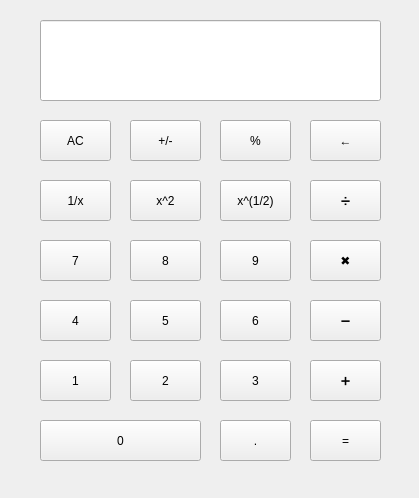
<?xml version="1.0" encoding="UTF-8"?>
<ui version="4.0">
 <class>Widget</class>
 <widget class="QWidget" name="Widget">
  <property name="geometry">
   <rect>
    <x>0</x>
    <y>0</y>
    <width>419</width>
    <height>498</height>
   </rect>
  </property>
  <property name="windowTitle">
   <string>Widget</string>
  </property>
  <widget class="QLineEdit" name="lineEdit">
   <property name="geometry">
    <rect>
     <x>40</x>
     <y>20</y>
     <width>341</width>
     <height>81</height>
    </rect>
   </property>
  </widget>
  <widget class="QPushButton" name="pushButton_clear">
   <property name="geometry">
    <rect>
     <x>40</x>
     <y>120</y>
     <width>71</width>
     <height>41</height>
    </rect>
   </property>
   <property name="text">
    <string>AC</string>
   </property>
  </widget>
  <widget class="QPushButton" name="pushButton_reve">
   <property name="geometry">
    <rect>
     <x>130</x>
     <y>120</y>
     <width>71</width>
     <height>41</height>
    </rect>
   </property>
   <property name="text">
    <string>+/-</string>
   </property>
  </widget>
  <widget class="QPushButton" name="pushButton_mod">
   <property name="geometry">
    <rect>
     <x>220</x>
     <y>120</y>
     <width>71</width>
     <height>41</height>
    </rect>
   </property>
   <property name="text">
    <string>%</string>
   </property>
  </widget>
  <widget class="QPushButton" name="pushButton_delete">
   <property name="geometry">
    <rect>
     <x>310</x>
     <y>120</y>
     <width>71</width>
     <height>41</height>
    </rect>
   </property>
   <property name="text">
    <string>←</string>
   </property>
  </widget>
  <widget class="QPushButton" name="pushButton_rociprocal">
   <property name="geometry">
    <rect>
     <x>40</x>
     <y>180</y>
     <width>71</width>
     <height>41</height>
    </rect>
   </property>
   <property name="text">
    <string>1/x</string>
   </property>
  </widget>
  <widget class="QPushButton" name="pushButton_square">
   <property name="geometry">
    <rect>
     <x>130</x>
     <y>180</y>
     <width>71</width>
     <height>41</height>
    </rect>
   </property>
   <property name="text">
    <string>x^2</string>
   </property>
  </widget>
  <widget class="QPushButton" name="pushButton_evolution">
   <property name="geometry">
    <rect>
     <x>220</x>
     <y>180</y>
     <width>71</width>
     <height>41</height>
    </rect>
   </property>
   <property name="text">
    <string>x^(1/2)</string>
   </property>
  </widget>
  <widget class="QPushButton" name="pushButton_7">
   <property name="geometry">
    <rect>
     <x>40</x>
     <y>240</y>
     <width>71</width>
     <height>41</height>
    </rect>
   </property>
   <property name="text">
    <string>7</string>
   </property>
  </widget>
  <widget class="QPushButton" name="pushButton_8">
   <property name="geometry">
    <rect>
     <x>130</x>
     <y>240</y>
     <width>71</width>
     <height>41</height>
    </rect>
   </property>
   <property name="text">
    <string>8</string>
   </property>
  </widget>
  <widget class="QPushButton" name="pushButton_9">
   <property name="geometry">
    <rect>
     <x>220</x>
     <y>240</y>
     <width>71</width>
     <height>41</height>
    </rect>
   </property>
   <property name="text">
    <string>9</string>
   </property>
  </widget>
  <widget class="QPushButton" name="pushButton_divi">
   <property name="geometry">
    <rect>
     <x>310</x>
     <y>180</y>
     <width>71</width>
     <height>41</height>
    </rect>
   </property>
   <property name="text">
    <string>➗</string>
   </property>
  </widget>
  <widget class="QPushButton" name="pushButton_4">
   <property name="geometry">
    <rect>
     <x>40</x>
     <y>300</y>
     <width>71</width>
     <height>41</height>
    </rect>
   </property>
   <property name="text">
    <string>4</string>
   </property>
  </widget>
  <widget class="QPushButton" name="pushButton_5">
   <property name="geometry">
    <rect>
     <x>130</x>
     <y>300</y>
     <width>71</width>
     <height>41</height>
    </rect>
   </property>
   <property name="text">
    <string>5</string>
   </property>
  </widget>
  <widget class="QPushButton" name="pushButton_6">
   <property name="geometry">
    <rect>
     <x>220</x>
     <y>300</y>
     <width>71</width>
     <height>41</height>
    </rect>
   </property>
   <property name="text">
    <string>6</string>
   </property>
  </widget>
  <widget class="QPushButton" name="pushButton_mult">
   <property name="geometry">
    <rect>
     <x>310</x>
     <y>240</y>
     <width>71</width>
     <height>41</height>
    </rect>
   </property>
   <property name="text">
    <string>✖</string>
   </property>
  </widget>
  <widget class="QPushButton" name="pushButton_1">
   <property name="geometry">
    <rect>
     <x>40</x>
     <y>360</y>
     <width>71</width>
     <height>41</height>
    </rect>
   </property>
   <property name="text">
    <string>1</string>
   </property>
  </widget>
  <widget class="QPushButton" name="pushButton_2">
   <property name="geometry">
    <rect>
     <x>130</x>
     <y>360</y>
     <width>71</width>
     <height>41</height>
    </rect>
   </property>
   <property name="text">
    <string>2</string>
   </property>
  </widget>
  <widget class="QPushButton" name="pushButton_3">
   <property name="geometry">
    <rect>
     <x>220</x>
     <y>360</y>
     <width>71</width>
     <height>41</height>
    </rect>
   </property>
   <property name="text">
    <string>3</string>
   </property>
  </widget>
  <widget class="QPushButton" name="pushButton_minus">
   <property name="geometry">
    <rect>
     <x>310</x>
     <y>300</y>
     <width>71</width>
     <height>41</height>
    </rect>
   </property>
   <property name="text">
    <string>➖</string>
   </property>
  </widget>
  <widget class="QPushButton" name="pushButton_0">
   <property name="geometry">
    <rect>
     <x>40</x>
     <y>420</y>
     <width>161</width>
     <height>41</height>
    </rect>
   </property>
   <property name="text">
    <string>0</string>
   </property>
  </widget>
  <widget class="QPushButton" name="pushButton_dot">
   <property name="geometry">
    <rect>
     <x>220</x>
     <y>420</y>
     <width>71</width>
     <height>41</height>
    </rect>
   </property>
   <property name="text">
    <string>.</string>
   </property>
  </widget>
  <widget class="QPushButton" name="pushButton_add">
   <property name="geometry">
    <rect>
     <x>310</x>
     <y>360</y>
     <width>71</width>
     <height>41</height>
    </rect>
   </property>
   <property name="text">
    <string>➕</string>
   </property>
  </widget>
  <widget class="QPushButton" name="pushButton_equal">
   <property name="geometry">
    <rect>
     <x>310</x>
     <y>420</y>
     <width>71</width>
     <height>41</height>
    </rect>
   </property>
   <property name="text">
    <string>=</string>
   </property>
  </widget>
 </widget>
 <resources/>
 <connections/>
</ui>
